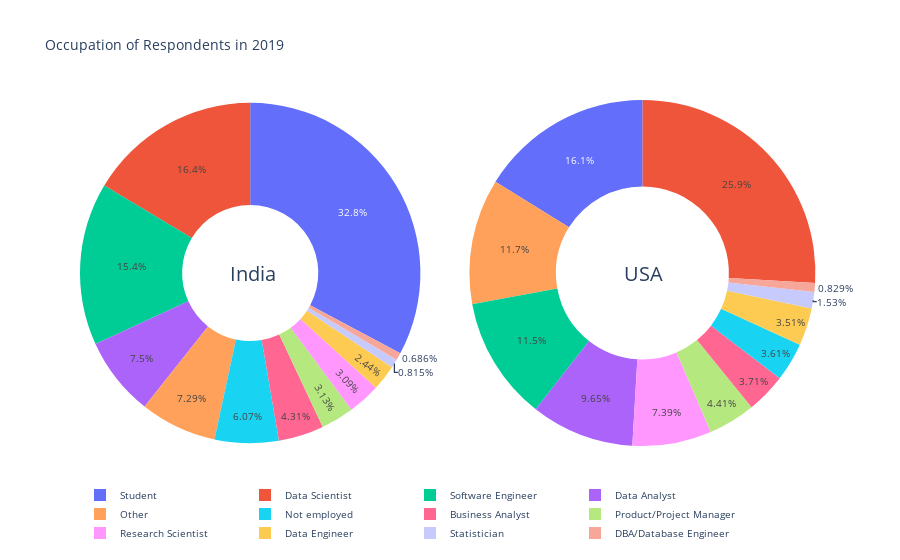

Notebook code for this chart:
### Markdown cell above
### 4. Profession

### Code cell
india_edu = pd.DataFrame(df[df['Q3']=='India']['Q5'].value_counts())
usa_edu = pd.DataFrame(df[df['Q3']=='USA']['Q5'].value_counts())


pie_india = go.Pie(labels=india_edu.index,values=india_edu['Q5'],name="India",hole=0.4,domain={'x': [0,0.46]})
pie_USA = go.Pie(labels=usa_edu.index,values=usa_edu['Q5'],name="USA",hole=0.5,domain={'x': [0.52,1]})

layout = dict(title = 'Occupation of Respondents in 2019', font=dict(size=10), legend=dict(orientation="h"),
              annotations = [dict(x=0.2, y=0.5, text='India', showarrow=False, font=dict(size=20)),
                             dict(x=0.79, y=0.5, text='USA', showarrow=False, font=dict(size=20)) ])

fig = dict(data=[pie_india, pie_USA], layout=layout)
py.iplot(fig)

### Figure 1 — Plotly figure (JSON) as saved in the notebook; plotly's stock layout.template omitted (floating-point values rounded to 4 significant figures)
{"data": [{"domain": {"x": [0, 0.46]}, "hole": 0.4, "labels": ["Student", "Data Scientist", "Software Engineer", "Data Analyst", "Other", "Not employed", "Business Analyst", "Product/Project Manager", "Research Scientist", "Data Engineer", "Statistician", "DBA/Database Engineer"], "name": "India", "type": "pie", "values": [1531, 765, 720, 350, 340, 283, 201, 146, 144, 114, 38, 32]}, {"domain": {"x": [0.52, 1]}, "hole": 0.5, "labels": ["Data Scientist", "Student", "Other", "Software Engineer", "Data Analyst", "Research Scientist", "Product/Project Manager", "Business Analyst", "Not employed", "Data Engineer", "Statistician", "DBA/Database Engineer"], "name": "USA", "type": "pie", "values": [782, 487, 354, 348, 291, 223, 133, 112, 109, 106, 46, 25]}], "layout": {"annotations": [{"font": {"size": 20}, "showarrow": false, "text": "India", "x": 0.2, "y": 0.5}, {"font": {"size": 20}, "showarrow": false, "text": "USA", "x": 0.79, "y": 0.5}], "font": {"size": 10}, "legend": {"orientation": "h"}, "title": {"text": "Occupation of Respondents in 2019"}}}
